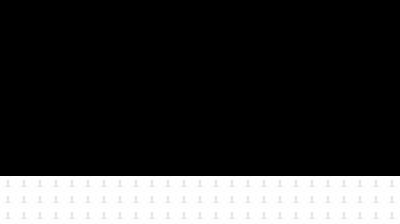

The image is a tile-based game level rendered from a .tmx file. Its description and complete source (layers, tilesets, objects, tile grids) follow:
An orthogonal 25x14 tile map with 16x16 px tiles, 1 tile layer (Tile Layer 1).

<map version="1.0" orientation="orthogonal" renderorder="right-down" width="25" height="14" tilewidth="16" tileheight="16" nextobjectid="1">
 <tileset firstgid="1" name="tiles" tilewidth="16" tileheight="16">
  <image source="../images/tiles.png" width="80" height="16" />
 </tileset>
 <layer name="Tile Layer 1" width="25" height="14">
  <data>
   <tile gid="1" />
   <tile gid="1" />
   <tile gid="1" />
   <tile gid="1" />
   <tile gid="1" />
   <tile gid="1" />
   <tile gid="1" />
   <tile gid="1" />
   <tile gid="1" />
   <tile gid="1" />
   <tile gid="1" />
   <tile gid="1" />
   <tile gid="1" />
   <tile gid="1" />
   <tile gid="1" />
   <tile gid="1" />
   <tile gid="1" />
   <tile gid="1" />
   <tile gid="1" />
   <tile gid="1" />
   <tile gid="1" />
   <tile gid="1" />
   <tile gid="1" />
   <tile gid="1" />
   <tile gid="1" />
   <tile gid="1" />
   <tile gid="1" />
   <tile gid="1" />
   <tile gid="1" />
   <tile gid="1" />
   <tile gid="1" />
   <tile gid="1" />
   <tile gid="1" />
   <tile gid="1" />
   <tile gid="1" />
   <tile gid="1" />
   <tile gid="1" />
   <tile gid="1" />
   <tile gid="1" />
   <tile gid="1" />
   <tile gid="1" />
   <tile gid="1" />
   <tile gid="1" />
   <tile gid="1" />
   <tile gid="1" />
   <tile gid="1" />
   <tile gid="1" />
   <tile gid="1" />
   <tile gid="1" />
   <tile gid="1" />
   <tile gid="1" />
   <tile gid="1" />
   <tile gid="1" />
   <tile gid="1" />
   <tile gid="1" />
   <tile gid="1" />
   <tile gid="1" />
   <tile gid="1" />
   <tile gid="1" />
   <tile gid="1" />
   <tile gid="1" />
   <tile gid="1" />
   <tile gid="1" />
   <tile gid="1" />
   <tile gid="1" />
   <tile gid="1" />
   <tile gid="1" />
   <tile gid="1" />
   <tile gid="1" />
   <tile gid="1" />
   <tile gid="1" />
   <tile gid="1" />
   <tile gid="1" />
   <tile gid="1" />
   <tile gid="1" />
   <tile gid="1" />
   <tile gid="1" />
   <tile gid="1" />
   <tile gid="1" />
   <tile gid="1" />
   <tile gid="1" />
   <tile gid="1" />
   <tile gid="1" />
   <tile gid="1" />
   <tile gid="1" />
   <tile gid="1" />
   <tile gid="1" />
   <tile gid="1" />
   <tile gid="1" />
   <tile gid="1" />
   <tile gid="1" />
   <tile gid="1" />
   <tile gid="1" />
   <tile gid="1" />
   <tile gid="1" />
   <tile gid="1" />
   <tile gid="1" />
   <tile gid="1" />
   <tile gid="1" />
   <tile gid="1" />
   <tile gid="1" />
   <tile gid="1" />
   <tile gid="1" />
   <tile gid="1" />
   <tile gid="1" />
   <tile gid="1" />
   <tile gid="1" />
   <tile gid="1" />
   <tile gid="1" />
   <tile gid="1" />
   <tile gid="1" />
   <tile gid="1" />
   <tile gid="1" />
   <tile gid="1" />
   <tile gid="1" />
   <tile gid="1" />
   <tile gid="1" />
   <tile gid="1" />
   <tile gid="1" />
   <tile gid="1" />
   <tile gid="1" />
   <tile gid="1" />
   <tile gid="1" />
   <tile gid="1" />
   <tile gid="1" />
   <tile gid="1" />
   <tile gid="1" />
   <tile gid="1" />
   <tile gid="1" />
   <tile gid="1" />
   <tile gid="1" />
   <tile gid="1" />
   <tile gid="1" />
   <tile gid="1" />
   <tile gid="1" />
   <tile gid="1" />
   <tile gid="1" />
   <tile gid="1" />
   <tile gid="1" />
   <tile gid="1" />
   <tile gid="1" />
   <tile gid="1" />
   <tile gid="1" />
   <tile gid="1" />
   <tile gid="1" />
   <tile gid="1" />
   <tile gid="1" />
   <tile gid="1" />
   <tile gid="1" />
   <tile gid="1" />
   <tile gid="1" />
   <tile gid="1" />
   <tile gid="1" />
   <tile gid="1" />
   <tile gid="1" />
   <tile gid="1" />
   <tile gid="1" />
   <tile gid="1" />
   <tile gid="1" />
   <tile gid="1" />
   <tile gid="1" />
   <tile gid="1" />
   <tile gid="1" />
   <tile gid="1" />
   <tile gid="1" />
   <tile gid="1" />
   <tile gid="1" />
   <tile gid="1" />
   <tile gid="1" />
   <tile gid="1" />
   <tile gid="1" />
   <tile gid="1" />
   <tile gid="1" />
   <tile gid="1" />
   <tile gid="1" />
   <tile gid="1" />
   <tile gid="1" />
   <tile gid="1" />
   <tile gid="1" />
   <tile gid="1" />
   <tile gid="1" />
   <tile gid="1" />
   <tile gid="1" />
   <tile gid="1" />
   <tile gid="1" />
   <tile gid="1" />
   <tile gid="1" />
   <tile gid="1" />
   <tile gid="1" />
   <tile gid="1" />
   <tile gid="1" />
   <tile gid="1" />
   <tile gid="1" />
   <tile gid="1" />
   <tile gid="1" />
   <tile gid="1" />
   <tile gid="1" />
   <tile gid="1" />
   <tile gid="1" />
   <tile gid="1" />
   <tile gid="1" />
   <tile gid="1" />
   <tile gid="1" />
   <tile gid="1" />
   <tile gid="1" />
   <tile gid="1" />
   <tile gid="1" />
   <tile gid="1" />
   <tile gid="1" />
   <tile gid="1" />
   <tile gid="1" />
   <tile gid="1" />
   <tile gid="1" />
   <tile gid="1" />
   <tile gid="1" />
   <tile gid="1" />
   <tile gid="1" />
   <tile gid="1" />
   <tile gid="1" />
   <tile gid="1" />
   <tile gid="1" />
   <tile gid="1" />
   <tile gid="1" />
   <tile gid="1" />
   <tile gid="1" />
   <tile gid="1" />
   <tile gid="1" />
   <tile gid="1" />
   <tile gid="1" />
   <tile gid="1" />
   <tile gid="1" />
   <tile gid="1" />
   <tile gid="1" />
   <tile gid="1" />
   <tile gid="1" />
   <tile gid="1" />
   <tile gid="1" />
   <tile gid="1" />
   <tile gid="1" />
   <tile gid="1" />
   <tile gid="1" />
   <tile gid="1" />
   <tile gid="1" />
   <tile gid="1" />
   <tile gid="1" />
   <tile gid="1" />
   <tile gid="1" />
   <tile gid="1" />
   <tile gid="1" />
   <tile gid="1" />
   <tile gid="1" />
   <tile gid="1" />
   <tile gid="1" />
   <tile gid="1" />
   <tile gid="1" />
   <tile gid="1" />
   <tile gid="1" />
   <tile gid="1" />
   <tile gid="1" />
   <tile gid="1" />
   <tile gid="1" />
   <tile gid="1" />
   <tile gid="1" />
   <tile gid="1" />
   <tile gid="1" />
   <tile gid="1" />
   <tile gid="1" />
   <tile gid="1" />
   <tile gid="1" />
   <tile gid="1" />
   <tile gid="1" />
   <tile gid="1" />
   <tile gid="1" />
   <tile gid="1" />
   <tile gid="1" />
   <tile gid="2" />
   <tile gid="2" />
   <tile gid="2" />
   <tile gid="2" />
   <tile gid="2" />
   <tile gid="2" />
   <tile gid="2" />
   <tile gid="2" />
   <tile gid="2" />
   <tile gid="2" />
   <tile gid="2" />
   <tile gid="2" />
   <tile gid="2" />
   <tile gid="2" />
   <tile gid="2" />
   <tile gid="2" />
   <tile gid="2" />
   <tile gid="2" />
   <tile gid="2" />
   <tile gid="2" />
   <tile gid="2" />
   <tile gid="2" />
   <tile gid="2" />
   <tile gid="2" />
   <tile gid="2" />
   <tile gid="2" />
   <tile gid="2" />
   <tile gid="2" />
   <tile gid="2" />
   <tile gid="2" />
   <tile gid="2" />
   <tile gid="2" />
   <tile gid="2" />
   <tile gid="2" />
   <tile gid="2" />
   <tile gid="2" />
   <tile gid="2" />
   <tile gid="2" />
   <tile gid="2" />
   <tile gid="2" />
   <tile gid="2" />
   <tile gid="2" />
   <tile gid="2" />
   <tile gid="2" />
   <tile gid="2" />
   <tile gid="2" />
   <tile gid="2" />
   <tile gid="2" />
   <tile gid="2" />
   <tile gid="2" />
   <tile gid="2" />
   <tile gid="2" />
   <tile gid="2" />
   <tile gid="2" />
   <tile gid="2" />
   <tile gid="2" />
   <tile gid="2" />
   <tile gid="2" />
   <tile gid="2" />
   <tile gid="2" />
   <tile gid="2" />
   <tile gid="2" />
   <tile gid="2" />
   <tile gid="2" />
   <tile gid="2" />
   <tile gid="2" />
   <tile gid="2" />
   <tile gid="2" />
   <tile gid="2" />
   <tile gid="2" />
   <tile gid="2" />
   <tile gid="2" />
   <tile gid="2" />
   <tile gid="2" />
   <tile gid="2" />
  </data>
 </layer>
</map>
